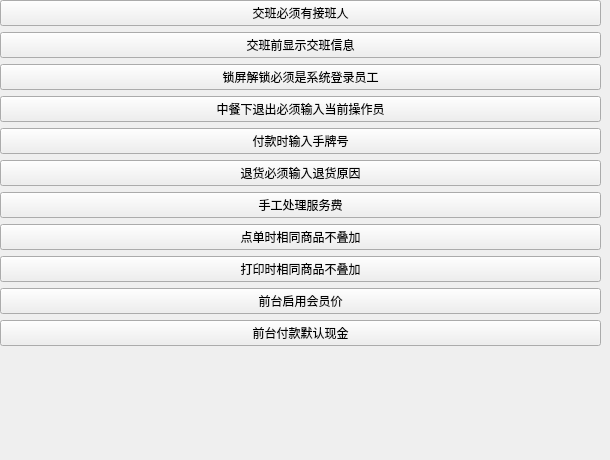
          <widget class="QWidget" name="page_3">
           <widget class="QWidget" name="layoutWidget">
            <property name="geometry">
             <rect>
              <x>0</x>
              <y>0</y>
              <width>601</width>
              <height>451</height>
             </rect>
            </property>
            <layout class="QVBoxLayout" name="verticalLayout_5" stretch="0,0,0,0,0,0,0,0,0,0,0,1">
             <item>
              <widget class="checkbox_phonestyle" name="checkBox_1">
               <property name="text">
                <string>交班必须有接班人</string>
               </property>
              </widget>
             </item>
             <item>
              <widget class="checkbox_phonestyle" name="checkBox_show_info_before_shift">
               <property name="text">
                <string>交班前显示交班信息</string>
               </property>
              </widget>
             </item>
             <item>
              <widget class="checkbox_phonestyle" name="checkBox_7">
               <property name="text">
                <string>锁屏解锁必须是系统登录员工</string>
               </property>
              </widget>
             </item>
             <item>
              <widget class="checkbox_phonestyle" name="checkBox_13">
               <property name="text">
                <string>中餐下退出必须输入当前操作员</string>
               </property>
              </widget>
             </item>
             <item>
              <widget class="checkbox_phonestyle" name="checkBox_4">
               <property name="text">
                <string>付款时输入手牌号</string>
               </property>
              </widget>
             </item>
             <item>
              <widget class="checkbox_phonestyle" name="checkBox_2">
               <property name="text">
                <string>退货必须输入退货原因</string>
               </property>
              </widget>
             </item>
             <item>
              <widget class="checkbox_phonestyle" name="checkBox_10">
               <property name="text">
                <string>手工处理服务费</string>
               </property>
              </widget>
             </item>
             <item>
              <widget class="checkbox_phonestyle" name="checkBox_15">
               <property name="text">
                <string>点单时相同商品不叠加</string>
               </property>
              </widget>
             </item>
             <item>
              <widget class="checkbox_phonestyle" name="checkBox_samedishNotadd_qtprint">
               <property name="text">
                <string>打印时相同商品不叠加</string>
               </property>
              </widget>
             </item>
             <item>
              <widget class="checkbox_phonestyle" name="checkBox_8">
               <property name="text">
                <string>前台启用会员价</string>
               </property>
              </widget>
             </item>
             <item>
              <widget class="checkbox_phonestyle" name="checkBox_qt_def_money">
               <property name="text">
                <string>前台付款默认现金</string>
               </property>
              </widget>
             </item>
             <item>
              <spacer name="verticalSpacer_2">
               <property name="orientation">
                <enum>Qt::Vertical</enum>
               </property>
               <property name="sizeHint" stdset="0">
                <size>
                 <width>20</width>
                 <height>40</height>
                </size>
               </property>
              </spacer>
             </item>
            </layout>
           </widget>
          </widget>
